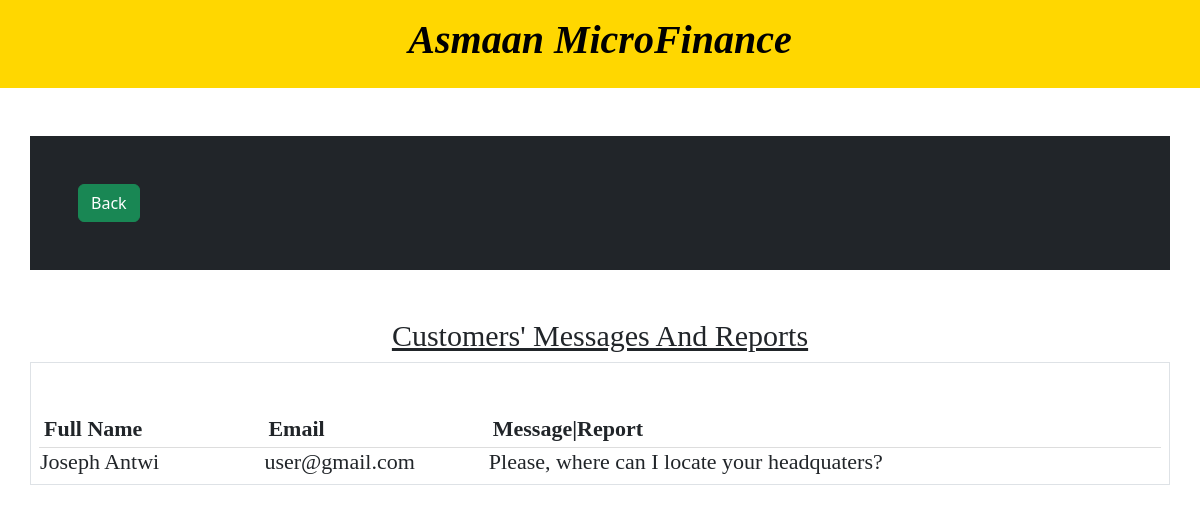
Page /microfinance/admin/customer_messages.php (signed in) on the committed database.
### tables this page shows
CREATE TABLE `contact_us` (
  `cu_id` int(11) NOT NULL,
  `rid` int(11) NOT NULL,
  `fname` varchar(50) NOT NULL,
  `lname` varchar(50) NOT NULL,
  `email` varchar(100) NOT NULL,
  `message` varchar(10000) NOT NULL
);

### microfinance/action/get_all_loanee_names_action.php (called while the page is built, shortened)
<?php
include '../settings/connection.php';
function get_all_messages() {
    global $conn;
    $sql = "SELECT * FROM contact_us";
    $result = $conn->query($sql);
    if ($result) {
        if ($result->num_rows > 0) {
            $names = array();
            while ($row = $result->fetch_assoc()) {
                $names[] = $row;
            }
            return $names;
        } else {
            return array();
        }
    } else {
        return false;
    }
}
?>

### microfinance/functions/contact_us_fxn.php (the view, shortened to what this page needs)
<?php
include '../action/get_all_loanee_names_action.php';
echo '<link rel="stylesheet" type="text/css" href="https://cdnjs.cloudflare.com/ajax/libs/font-awesome/5.15.4/css/all.min.css">';
function display_all_messages() {
    $names = get_all_messages();
    if ($names !== false) {
        if (!empty($names)) {
            echo "<table>";
            echo "<tr><th>Full Name</th><th>Email</th><th>Message|Report</th></tr>";
            foreach ($names as $name) {
                echo "<tr>";
	        echo "<td style='width: 20%;'>" . $name['fname'] . ' ' . $name['lname'] . "</td>";
                echo "<td style='width: 20%;'>" . $name['email'] . "</td>";
	        echo "<td style='width: 60%;'>" . $name['message'] . "</td>";
		echo "</tr>";
            }
            echo "</table>";
        } else {
            echo "<tr><td colspan='3' style='color: red; text-align: center; width: 100%; font-family:Times New Roman, san-serif; font-size:22px;'><strong>Empty log</strong></td></tr>";
        }
    } else {
        echo "Error retrieving messages.";
    }
}
?>

### microfinance/admin/customer_messages.php (style rules this page uses)
body { font: Times New Roman; }
table { width: 100%; margin-top: 20px; margin-left: auto; margin-right: auto; }
th { padding: 5px; border-bottom: 1px solid #ddd; text-align: left; }
th:first-child { width: 20%; }
th:nth-child(2) { width: 20%; }
th:last-child { width: 60%; }

### microfinance/functions/contact_us_fxn.php (style rules this page uses)
table, th, td { font-family: 'Times New Roman', Times, serif; font-size:22px; }

### rows in the picture
contact_us: fname "Joseph", lname "Antwi", email "user@gmail.com", message "Please, where can I locate your headquaters?"
